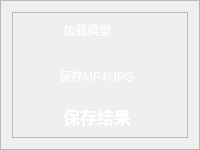
                <widget class="QFrame" name="Model_Manage">
                 <property name="minimumSize">
                  <size>
                   <width>190</width>
                   <height>150</height>
                  </size>
                 </property>
                 <property name="styleSheet">
                  <string notr="true">QWidget#Model_Manage{
border:2px solid rgba(255, 255, 255, 70);
border-radius:15px;
}</string>
                 </property>
                 <property name="frameShape">
                  <enum>QFrame::StyledPanel</enum>
                 </property>
                 <property name="frameShadow">
                  <enum>QFrame::Raised</enum>
                 </property>
                 <layout class="QVBoxLayout" name="verticalLayout_16">
                  <item>
                   <widget class="QFrame" name="frame_4">
                    <property name="frameShape">
                     <enum>QFrame::StyledPanel</enum>
                    </property>
                    <property name="frameShadow">
                     <enum>QFrame::Raised</enum>
                    </property>
                    <layout class="QVBoxLayout" name="verticalLayout_17">
                     <property name="spacing">
                      <number>9</number>
                     </property>
                     <property name="leftMargin">
                      <number>0</number>
                     </property>
                     <property name="topMargin">
                      <number>0</number>
                     </property>
                     <property name="rightMargin">
                      <number>0</number>
                     </property>
                     <property name="bottomMargin">
                      <number>0</number>
                     </property>
                     <item>
                      <widget class="QPushButton" name="import_button">
                       <property name="sizePolicy">
                        <sizepolicy hsizetype="Expanding" vsizetype="Preferred">
                         <horstretch>0</horstretch>
                         <verstretch>0</verstretch>
                        </sizepolicy>
                       </property>
                       <property name="styleSheet">
                        <string notr="true">QPushButton{
	background-image:url(:/setting /images/newsize/import.png);
	background-repeat: no-repeat;
	background-position: left center;
	border: none;	
	border-left: 10px solid transparent;
	text-align: left;
	padding-left: 40px;
	padding-bottom: 4px;
	color: white;
	font: 700 13pt &quot;Nirmala UI&quot;;
}
QPushButton:hover{
	background-color: rgba(114, 129, 214, 59);
}</string>
                       </property>
                       <property name="text">
                        <string>加载模型</string>
                       </property>
                      </widget>
                     </item>
                     <item>
                      <widget class="QCheckBox" name="save_status_button">
                       <property name="cursor">
                        <cursorShape>PointingHandCursor</cursorShape>
                       </property>
                       <property name="styleSheet">
                        <string notr="true">QCheckBox {
color: white;
font: 700 13pt &quot;Nirmala UI&quot;;
        }
QCheckBox::indicator {
           padding-top: 1px;
            width: 40px;
            height: 30px;
            border: none;
 }

QCheckBox::indicator:unchecked {
            image: url(:/setting /images/newsize/check_no.png);
        }

QCheckBox::indicator:checked {
            image:url(:/setting /images/newsize/check_yes.png);
        }</string>
                       </property>
                       <property name="text">
                        <string>保存MP4/JPG</string>
                       </property>
                      </widget>
                     </item>
                     <item>
                      <widget class="QPushButton" name="save_button">
                       <property name="sizePolicy">
                        <sizepolicy hsizetype="Expanding" vsizetype="Preferred">
                         <horstretch>0</horstretch>
                         <verstretch>0</verstretch>
                        </sizepolicy>
                       </property>
                       <property name="font">
                        <font>
                         <family>Nirmala UI</family>
                         <pointsize>13</pointsize>
                         <italic>false</italic>
                         <bold>true</bold>
                        </font>
                       </property>
                       <property name="styleSheet">
                        <string notr="true">QPushButton{
	background-image:url(:/setting /images/newsize/save.png);
	background-repeat: no-repeat;
	background-position: left center;
	border: none;	
	border-left: 10px solid transparent;
	text-align: left;
	padding-left: 40px;
	padding-bottom: 4px;
	color: white;
	font: 700 13pt &quot;Nirmala UI&quot;;
}
QPushButton:hover{
	background-color: rgba(114, 129, 214, 59);
}</string>
                       </property>
                       <property name="text">
                        <string>保存结果</string>
                       </property>
                       <property name="checkable">
                        <bool>false</bool>
                       </property>
                      </widget>
                     </item>
                    </layout>
                   </widget>
                  </item>
                 </layout>
                </widget>
